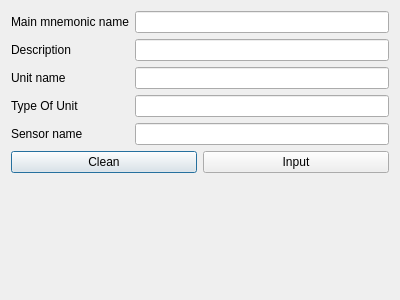
<?xml version="1.0" encoding="UTF-8"?>
<ui version="4.0">
 <class>MainMnemonicAddWindow</class>
 <widget class="QDialog" name="MainMnemonicAddWindow">
  <property name="geometry">
   <rect>
    <x>0</x>
    <y>0</y>
    <width>400</width>
    <height>300</height>
   </rect>
  </property>
  <property name="windowTitle">
   <string>Main Mnemonic Add Window</string>
  </property>
  <layout class="QFormLayout" name="formLayout">
   <item row="0" column="0">
    <widget class="QLabel" name="label_mainMnemonicName">
     <property name="text">
      <string>Main mnemonic name</string>
     </property>
    </widget>
   </item>
   <item row="0" column="1">
    <widget class="QLineEdit" name="lineEdit_mainMnemonicName"/>
   </item>
   <item row="1" column="0">
    <widget class="QLabel" name="label_description">
     <property name="text">
      <string>Description</string>
     </property>
    </widget>
   </item>
   <item row="1" column="1">
    <widget class="QLineEdit" name="lineEdit_description"/>
   </item>
   <item row="2" column="0">
    <widget class="QLabel" name="label_unitName">
     <property name="text">
      <string>Unit name</string>
     </property>
    </widget>
   </item>
   <item row="2" column="1">
    <widget class="QLineEdit" name="lineEdit_unitName"/>
   </item>
   <item row="3" column="0">
    <widget class="QLabel" name="label_typeOfUnit">
     <property name="text">
      <string>Type Of Unit</string>
     </property>
    </widget>
   </item>
   <item row="3" column="1">
    <widget class="QLineEdit" name="lineEdit_typeOfUnit"/>
   </item>
   <item row="4" column="0">
    <widget class="QLabel" name="label_sensorName">
     <property name="text">
      <string>Sensor name</string>
     </property>
    </widget>
   </item>
   <item row="4" column="1">
    <widget class="QLineEdit" name="lineEdit_sensorName"/>
   </item>
   <item row="5" column="0" colspan="2">
    <layout class="QHBoxLayout">
     <item>
      <widget class="QPushButton" name="button_clean">
       <property name="text">
        <string>Clean</string>
       </property>
      </widget>
     </item>
     <item>
      <widget class="QPushButton" name="button_input">
       <property name="text">
        <string>Input</string>
       </property>
      </widget>
     </item>
    </layout>
   </item>
  </layout>
 </widget>
 <resources/>
 <connections/>
</ui>
